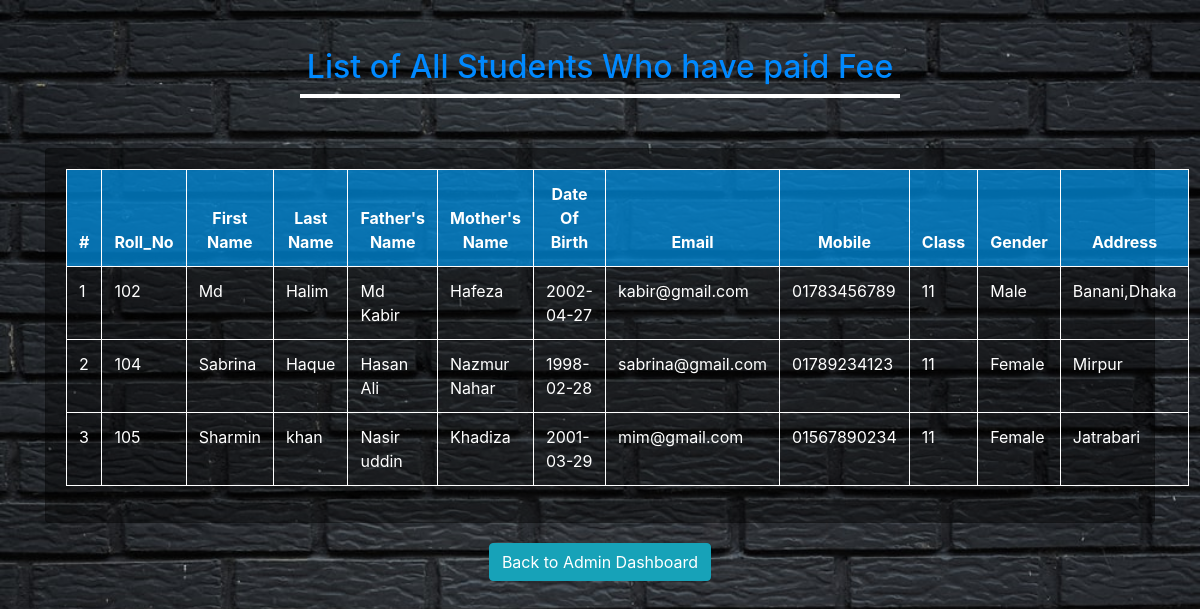
/paidstudent.php, run on the app's committed database.
### tables this page shows
CREATE TABLE `students` (
  `id` int(11) NOT NULL,
  `roll_no` int(20) NOT NULL,
  `fname` varchar(30) NOT NULL,
  `lname` varchar(30) NOT NULL,
  `mother_name` varchar(30) NOT NULL,
  `father_name` varchar(30) NOT NULL,
  `dob` varchar(20) NOT NULL,
  `email` varchar(30) NOT NULL,
  `password` varchar(30) NOT NULL,
  `mobile` varchar(20) NOT NULL,
  `class` varchar(20) NOT NULL,
  `address` varchar(40) NOT NULL,
  `gender` varchar(20) NOT NULL,
  `fee_status` varchar(20) NOT NULL
);

### app/database.php (called while the page is built, shortened)
<?php
function connect(){
    return new mysqli(HOST,USER,PASS,DB);
}
?>

### paidstudent.php (the view, shortened to what this page needs)
<!DOCTYPE html>
<html lang="en">
<head>
   <link rel="stylesheet" href="assets/css/all.min.css">
   <link rel="stylesheet" href="assets/css/fontawesome.min.css">
	<link rel="stylesheet" href="assets/css/bootstrap.min.css">
    <link rel="stylesheet" href="assets/css/viewstudent.css">
	<link rel="stylesheet" href="assets/css/responsive.css">
</head>
<body>
    <?php
        $get=connect()->query("SELECT * FROM students where fee_status LIKE '1'");
     ?>
    <div class="container">
    <h2 class="text-center mt-5" style="color:#0089ff;">List of All Students Who have paid Fee</h2>
    <span style="width:600px; border:2px solid white;margin:0 auto;display:block;"></span>
        <div class="card">
            <div class="card-body">
            <table class="table">
  <thead>
      <th>#</th>
      <th>Roll_No</th>
      <th>First Name</th>
      <th>Last Name</th>
      <th>Father's Name</th>
      <th>Mother's Name</th>
      <th>Date Of Birth</th>
      <th>Email</th>
      <th>Mobile</th>
      <th>Class</th>
      <th>Gender</th>
      <th>Address</th>
  </thead>
  <?php
  $i=1;
  while($get_all=$get->fetch_object()): ?>
    <tr>
      <td><?php echo $i ;$i=$i+1;?></td>
      <td><?php echo $get_all->roll_no; ?></td>
      <td><?php echo $get_all->fname; ?></td>
      <td><?php echo $get_all->lname; ?></td>
      <td><?php echo $get_all->father_name; ?></td>
      <td><?php echo $get_all->mother_name; ?></td>
      <td><?php echo $get_all->dob; ?></td>
      <td><?php echo $get_all->email; ?></td>
       <td><?php echo $get_all->mobile; ?></td>
      <td><?php echo $get_all->class; ?></td>
      <td><?php echo $get_all->gender; ?></td>
      <td><?php echo $get_all->address; ?></td>
    </tr>
    <?php endwhile; ?>
</table>
  </div>
        </div>
        <div class="btnn">
        <a href="admindashboard.php" class="btn btn-info" type="button">Back to Admin Dashboard</a>
  </div>
    </div>
</body>
</html>

### assets/css/viewstudent.css (style rules this page uses)
* { padding:0px; margin:0px; }
body { background:url("../../media/b5.jpg"); background-repeat: no-repeat; background-size: cover; }
.card { margin-top:50px; background-color:#00000069; }
.table { border:1px solid white; }
.table thead th { background-color:#00a1ffa6; border:1px solid white; color:white; font-weight:700; text-align: center; }
.table td { color:white; border:1px solid white; }
.btnn { display:block; margin-top:20px; text-align: center; margin-bottom:20px; }

### data on the page
students: roll_no "102", fname "Md", lname "Halim", father_name "Md Kabir", mother_name "Hafeza", dob "2002-04-27", email "kabir@gmail.com", mobile "01783456789", class "11", gender "Male", address "Banani,Dhaka"
students: roll_no "104", fname "Sabrina", lname "Haque", father_name "Hasan Ali", mother_name "Nazmur Nahar", dob "1998-02-28", email "sabrina@gmail.com", mobile "01789234123", class "11", gender "Female", address "Mirpur"
students: roll_no "105", fname "Sharmin", lname "khan", father_name "Nasir uddin", mother_name "Khadiza", dob "2001-03-29", email "mim@gmail.com", mobile "01567890234", class "11", gender "Female", address "Jatrabari"
